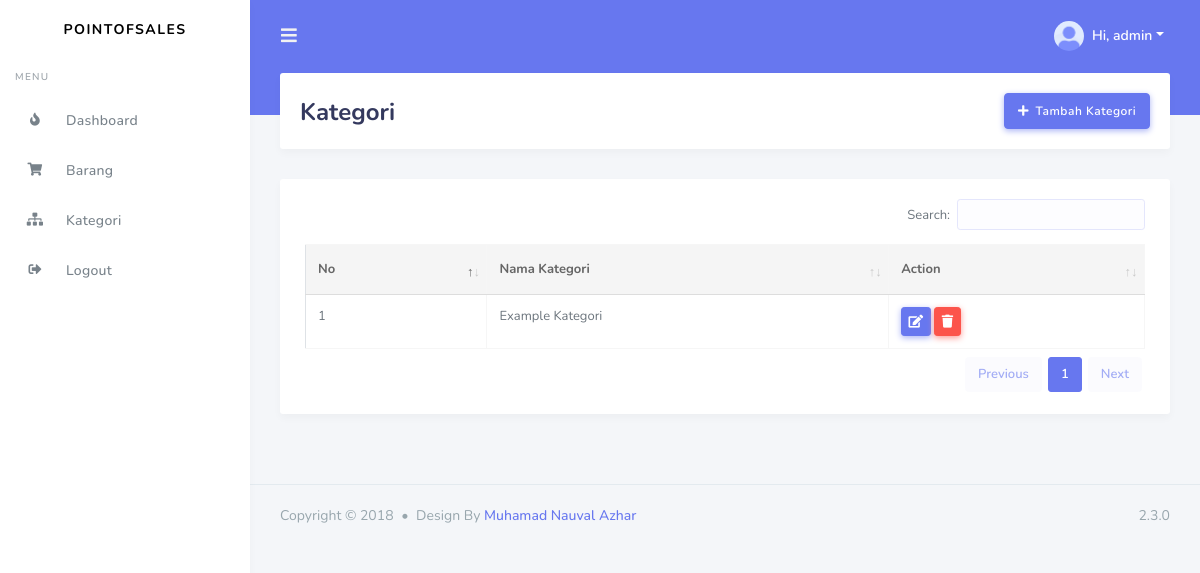
The app's page /kategori.php (signed in), older data.
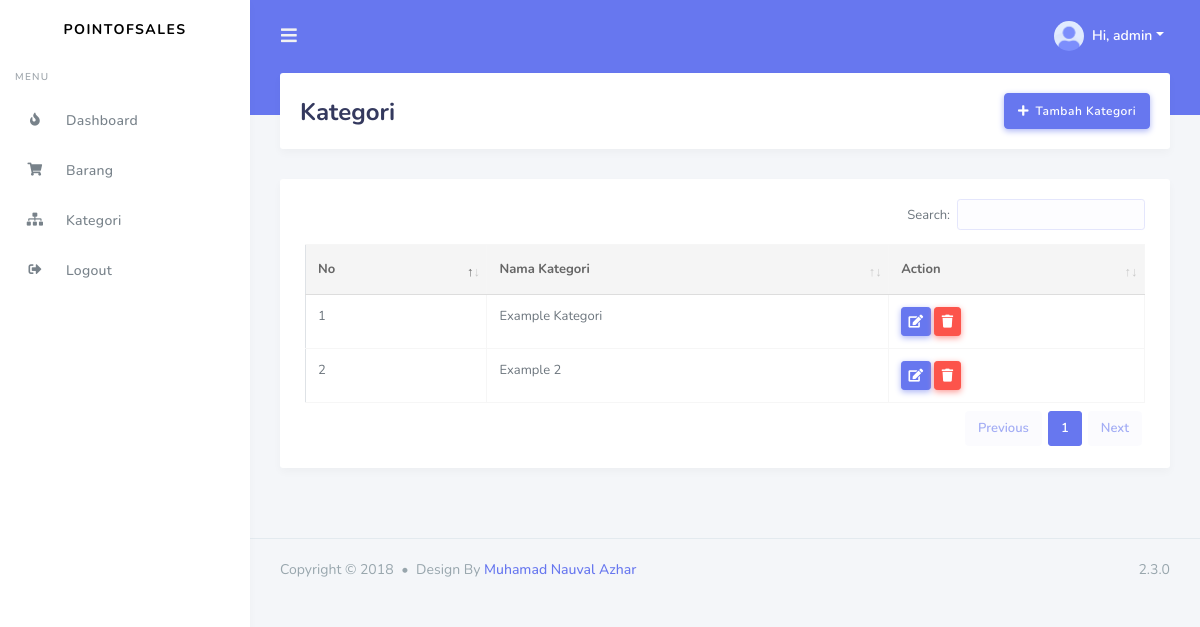
The same page, newer data.
### tables this page shows
CREATE TABLE `tbl_kategori` (
  `kategori_id` int(11) NOT NULL,
  `kategori_name` varchar(120) NOT NULL
);

### kategori.php (the view, shortened to what this page needs)
<?php
include('./include/koneksi.php');
if(strlen($_SESSION['username'])==0)
	{
header('location:login.php');
}
else{
?>
<?php include('./include/head.php');?>
<?php include('./include/navbar.php');?>
<?php include('./include/sidebar.php');?>
<div class="main-content">
  <section class="section">
    <div class="section-header">
      <h1>Kategori</h1>
      <div class="section-header-breadcrumb">
          <button class="btn btn-primary btn-icon icon-left" data-toggle="modal" data-target="#AddStok"><i class="fas fa-plus"></i> Tambah Kategori</button>
      </div>
    </div>
    <div class="section-body">
        <div class="row">
            <div class="col">
                <div class="card">
                    <div class="card-body">
                        <table id="example2" class="table table-bordered table-hover">
                            <thead>
                                <tr>
                                    <th>No</th>
                                    <th>Nama Kategori</th>
                                    <th>Action</th>
                                </tr>
                            </thead>
                            <tbody>
                                <?php
                                        $sql = "select * from tbl_kategori";
                                        $query = $dbh -> prepare($sql);
                                        $query->execute();
                                        $results=$query->fetchAll(PDO::FETCH_OBJ);
                                        $nmr=1;
                                        if($query->rowCount() > 0){
                                            foreach($results as $res){
                                    ?>
                                <tr>
                                    <td><?php echo htmlentities($nmr);?></td>
                                    <td><?php echo htmlentities($res->kategori_name);?></td>
                                    <td>
                                        <button class="btn btn-sm btn-primary" data-toggle="modal" data-target="#MyModal<?php echo $res->kategori_id;?>"><i class="fas fa-edit"></i></button>
                                        <a href="kategori.php?del=<?php echo $res->kategori_id;?>" onclick="return confirm('Do you want to delete');" class="btn btn-sm btn-danger"><i class="fas fa-trash"></i></a>
                                    </td>
                                </tr>
                                <?php $nmr=$nmr+1; } } ?>
                            </tbody>
                        </table>
                    </div>
                </div>
            </div>
        </div>
    </div>
  </section>
</div>
<?php include('./include/footer.php');?>
<?php include('./include/script.php');?>
</body>
</html>
<?php } ?>

Row changes from the older to the newer data that the page shows:
added tbl_kategori: kategori_name "Example 2"
